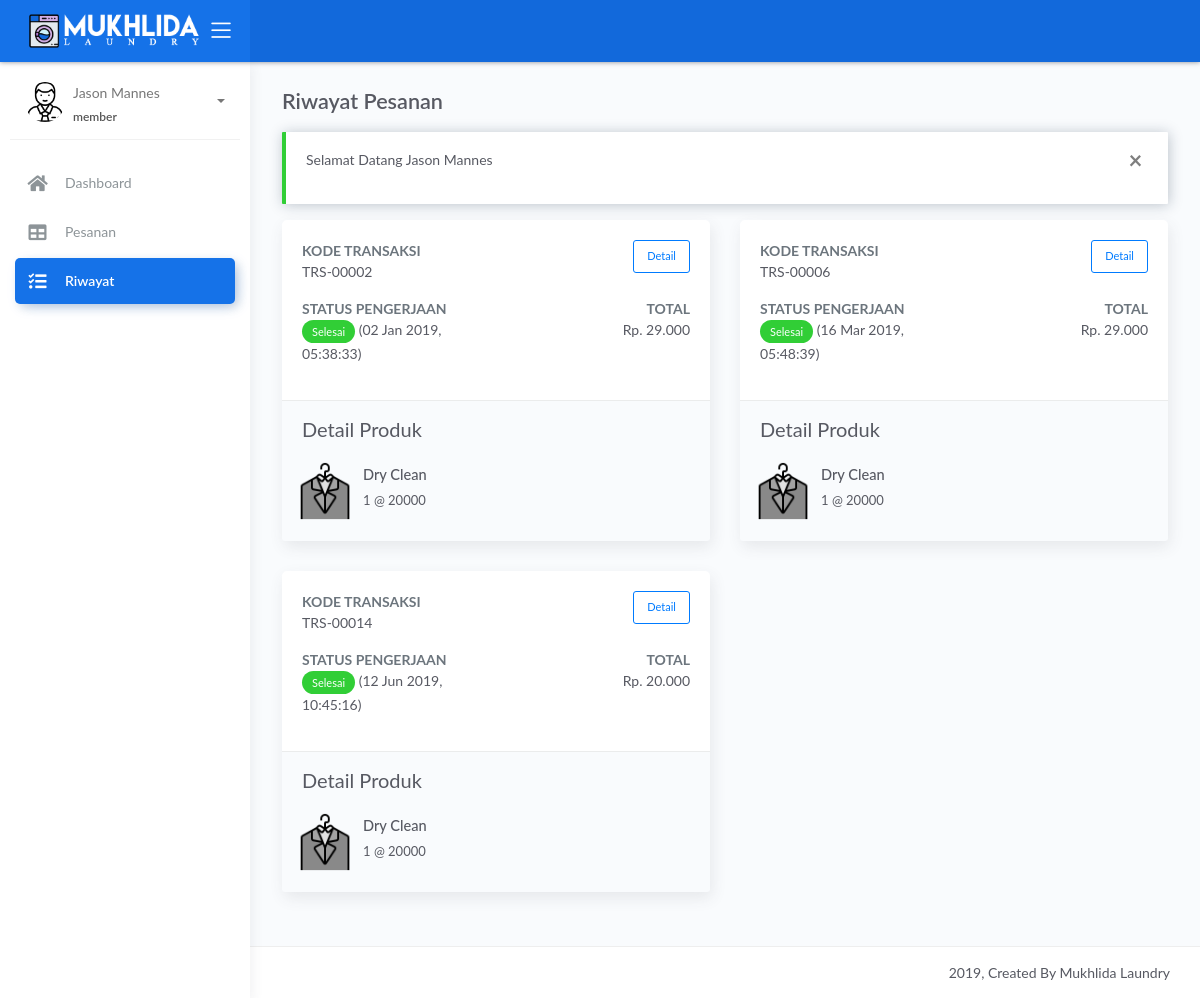
Page /member/index.php?page=riwayat (signed in) on the committed database.
### tables this page shows
CREATE TABLE IF NOT EXISTS `transaksi` (
  `kode_transaksi` varchar(10) NOT NULL,
  `tgl_transaksi` timestamp NOT NULL DEFAULT CURRENT_TIMESTAMP,
  `pemesan` varchar(50) NOT NULL,
  `telp` varchar(15) NOT NULL,
  `alamat` varchar(255) NOT NULL,
  `logistik` enum('Diantar','Ambil Sendiri') NOT NULL DEFAULT 'Ambil Sendiri',
  `diskon` int(2) NOT NULL DEFAULT '0',
  `total` float NOT NULL,
  `tunai` float NOT NULL,
  `status` enum('0','1','2','3','4') NOT NULL DEFAULT '0' COMMENT '0 - menunggu, 1 - dikerjakan, 2 - selesai dikerjakan, 3 - dikirim, 4 - selesai',
  `update_at` timestamp NOT NULL DEFAULT CURRENT_TIMESTAMP ON UPDATE CURRENT_TIMESTAMP,
  `id_member` varchar(5) NOT NULL DEFAULT '0'
);

CREATE TABLE IF NOT EXISTS `info_toko` (
  `nama_toko` varchar(50) NOT NULL,
  `tentang` text NOT NULL,
  `alamat` varchar(255) NOT NULL,
  `email` varchar(50) NOT NULL,
  `telp` varchar(20) NOT NULL,
  `fax` varchar(20) NOT NULL,
  `rek` varchar(20) NOT NULL,
  `facebook` varchar(100) NOT NULL,
  `twitter` varchar(100) NOT NULL,
  `instagram` varchar(100) NOT NULL
);

### member/sistem/content.php (called while the page is built, shortened)
<?php
include_once '../sistem/koneksi.php';
$get_page = $_GET['page'];
switch ($get_page) {
    case 'riwayat':
        $title = 'Riwayat Pesanan';
        $r_active = 'active';
        break;
}
$info_toko = mysqli_fetch_assoc(mysqli_query($koneksi, "SELECT * FROM info_toko"));

### member/views/riwayat.php (the view, shortened to what this page needs)
<?php
$query = mysqli_query($koneksi, "SELECT * FROM transaksi WHERE status = '4' AND id_member = '$_SESSION[id]' ORDER BY status ASC, tgl_transaksi ASC");
?>
<div class="page-inner">
    <div class="row heading">
        <div class="col-8">
            <h2 class="pb-2 fw-bold"><?= $title ?></h2>
        </div>
    </div>
    <?php if (@$_SESSION['pesan']): ?>
        <div class="alert alert-<?= $_SESSION['pesan']['status'] == 'error' ? 'danger' : $_SESSION['pesan']['status'] ?> alert-dismisable fade show" role="alert">
            <button class="close" data-dismiss="alert" aria-label="Close">
                <span aria-hidden="true">&times;</span>
            </button>
            <p><?= $_SESSION['pesan']['msg'] ?></p>
        </div>
    <?php endif; ?>
    <div class="main-content">
        <div class="row">
            <?php if (mysqli_num_rows($query) < 1): ?>
                <div class="col-12">
                    <div class="alert alert-danger fade show" role="alert">
                        <p>Belum ada catatan riwayat pesanan saat ini</p>
                    </div>
                </div>
            <?php else: ?>
                <?php while ($row = mysqli_fetch_assoc($query)): ?>
                    <div class="col-xs-12 col-sm-6">
                        <div class="card">
                            <div class="card-body">
                                <div class="row">
                                    <div class="col-8">
                                        <dl>
                                            <dt class="text-uppercase text-muted font-weight-bolde">Kode Transaksi</dt>
                                            <dd><?= $row['kode_transaksi'] ?></dd>
                                        </dl>
                                    </div>
                                    <div class="col-4">
                                        <button class="btn btn-outline-primary btn-sm btn-detail-transaksi float-right" data-toggle="modal" data-target="#detail-transaksi" data-kt="<?= base64_encode($row['kode_transaksi']) ?>">Detail</button>
                                    </div>
                                </div>
                                <div class="row">
                                    <div class="col-8 col-xl-6 pr-1">
                                        <dl>
                                            <dt class="text-uppercase text-muted font-weight-bolde">Status Pengerjaan</dt>
                                            <dd>
                                                <?php if ($row['status'] == '4') echo "<span class=\"badge badge-success\">Selesai</span>" ?>
                                                <span class="d-inline">(<?= date('d M Y, H:i:s', strtotime($row['update_at'])) ?>)</span>
                                            </dd>
                                        </dl>
                                    </div>
                                    <div class="col-4 col-xl-6 pl-1">
                                        <dl class="ml-auto d-inline text-right">
                                            <dt class="text-uppercase text-muted font-weight-bolde">Total</dt>
                                            <dd class=>Rp. <?= number_format($row['total'], 0, ',', '.') ?></dd>
                                        </dl>
                                    </div>
                                </div>
                            </div>
                            <div class="card-footer bg-grey1">
                                <div class="card-title">Detail Produk</div>
                                <div class="row">
                                    <?php
                                        $query_detail = mysqli_query($koneksi, "SELECT detail_transaksi.nama_produk, detail_transaksi.qty, produk.icon, produk.harga AS harga_satuan FROM detail_transaksi JOIN produk ON detail_transaksi.id_produk = produk.id_produk WHERE kode_transaksi = '$row[kode_transaksi]'");
                                        while ($row_detail = mysqli_fetch_assoc($query_detail)): ?>
                                        <div class="col-xs-12 col-sm-6 mt-2 p-2 border-left-after border-bottom-after-xs">
                                            <div class="avatar-lg float-left mr-2">
                                                <img src="<?= '../' . $row_detail['icon'] ?>" alt="<?= $row_detail['nama_produk'] ?>" class="avatar-img">
                                            </div>
                                            <div class="info">
                                                <span>
                                                    <h5 class="mb-0 mt-1"><?= $row_detail['nama_produk'] ?></h5>
                                                    <span class="user-level mt-0"><?= $row_detail['qty'] . ' @ ' . $row_detail['harga_satuan'] ?></span>
                                                </span>
                                            </div>
                                        </div>
                                    <?php endwhile; ?>
                                </div>
                            </div>
                        </div>
                    </div>
                <?php endwhile; ?>
            <?php endif; ?>
        </div>
    </div>
</div>

### member/index.php (shortened to what this page needs)
<?php include_once 'sistem/content.php'; ?>
<!DOCTYPE html>
<html lang="en">
<head>
	<link rel="stylesheet" href="../assets/css/bootstrap.min.css">
    <link rel="stylesheet" href="../assets/css/atlantis.min.css">
	<link rel="stylesheet" href="../assets/css/fonts.min.css">
	<link rel="stylesheet" href="../assets/css/style.css">
</head>
<body>
	<div class="wrapper">
		<div class="main-header">
			<div class="logo-header" data-background-color="blue">
				<a href="index.html" class="logo text-white text-uppercase">
					<img src="../assets/img/mukhlida-laundry.png" alt="Logo Image" style="width: 90%">
				</a>
				<div class="nav-toggle">
					<button class="btn btn-toggle toggle-sidebar">
						<i class="icon-menu"></i>
					</button>
				</div>
			</div>
			<nav class="navbar navbar-header navbar-expand-lg" data-background-color="blue2">
			</nav>
		</div>
		<div class="sidebar sidebar-style-2">
			<div class="sidebar-wrapper scrollbar scrollbar-inner">
				<div class="sidebar-content">
					<div class="user">
						<div class="avatar-sm float-left mr-2">
							<img src="../assets/img/<?= $_SESSION['jenis_kelamin'] ?>.png" alt="<?= $_SESSION['jenis_kelamin'] ?>" class="avatar-img rounded-circle">
						</div>
						<div class="info">
							<a data-toggle="collapse" href="#collapseExample" aria-expanded="true">
								<span>
									<?= $_SESSION['nama'] ?>
									<span class="user-level"><?= $_SESSION['level'] ?></span>
									<span class="caret"></span>
								</span>
							</a>
						</div>
					</div>
					<ul class="nav nav-primary">
						<li class="nav-item <?= @$d_active ?>">
							<a href="index.php">
								<i class="fas fa-home"></i>
								<p>Dashboard</p>
							</a>
						</li>
						<li class="nav-item <?= @$ps_active ?>">
							<a href="index.php?page=pesanan">
								<i class="fas fa-table"></i>
								<p>Pesanan</p>
							</a>
						</li>
						<li class="nav-item <?= @$r_active ?>">
							<a href="index.php?page=riwayat">
								<i class="fas fa-tasks"></i>
								<p>Riwayat</p>
							</a>
						</li>
					</ul>
				</div>
			</div>
		</div>
		<div class="main-panel">
			<div class="content">
				<?php include_once 'views/' . $page ?>
			</div>
			<footer class="footer">
				<div class="container-fluid">
					<div class="copyright ml-auto">
						2019, Created By <?= $info_toko['nama_toko'] ?>
					</div>
				</div>
			</footer>
		</div>
	</div>
</body>
</html>

### assets/css/style.css (style rules this page uses)
.logo-header .logo { min-width: 175px; }
@media (min-width: 576px) { .border-bottom-after-xs { border-bottom: none; } }

### rows in the picture
transaksi: kode_transaksi "TRS-00002", status "Selesai", update_at "02 Jan 2019, 05:38:33", total "29.000", nama_produk "Dry Clean", qty "1", harga_satuan "20000"
transaksi: kode_transaksi "TRS-00006", status "Selesai", update_at "16 Mar 2019, 05:48:39", total "29.000", nama_produk "Dry Clean", qty "1", harga_satuan "20000"
transaksi: kode_transaksi "TRS-00014", status "Selesai", update_at "12 Jun 2019, 10:45:16", total "20.000", nama_produk "Dry Clean", qty "1", harga_satuan "20000"
info_toko: nama_toko "Mukhlida Laundry"

### other values in the picture
$_SESSION['nama'] "Jason Mannes"
$_SESSION['level'] "member"
$title "Riwayat Pesanan"
$_SESSION['pesan']['msg'] "Selamat Datang Jason Mannes"
